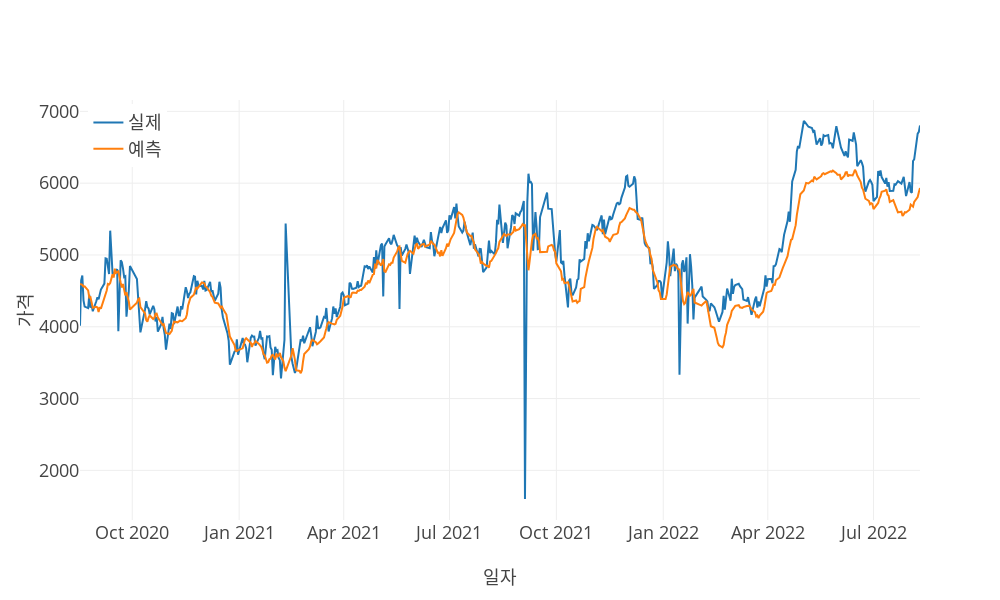

Notebook cell for this chart:
### Code cell
print("\nDeepAR")
deep_ar, val_dataloader = DEEPAR(
    data,
    training_cutoff,
    target,
    group,
    max_encoder_length,
    max_prediction_length,
    time_varying_known_categoricals,
    time_varying_unknown_categoricals,
    time_varying_known_reals,
    batch_size,
    pathForSavingModels(product_and_product_type, product_attribute, raw_file_name, 'DEEPAR'),
)

actuals = torch.cat([y[0] for x, y in iter(val_dataloader)])
deepar_predictions = deep_ar.predict(val_dataloader)

model_eval(actuals, deepar_predictions, predictions_x_axis, stdout=True, vis=True)

### Figure 1 — Plotly figure (JSON) as saved in the notebook; plotly's stock layout.template omitted (floating-point values rounded to 4 significant figures; data arrays with more than 128 entries replaced by an {"elided": "..."} marker saying what was removed)
{"data": [{"mode": "lines", "name": "실제", "type": "scatter", "x": {"elided": "510 str values"}, "y": {"elided": "510 float values"}}, {"mode": "lines", "name": "예측", "type": "scatter", "x": {"elided": "510 str values"}, "y": {"elided": "510 float values"}}], "layout": {"height": 600, "legend": {"x": 0.01, "xanchor": "left", "y": 0.99, "yanchor": "top"}, "width": 1000, "xaxis": {"title": {"text": "일자"}}, "yaxis": {"title": {"text": "가격"}}}}
